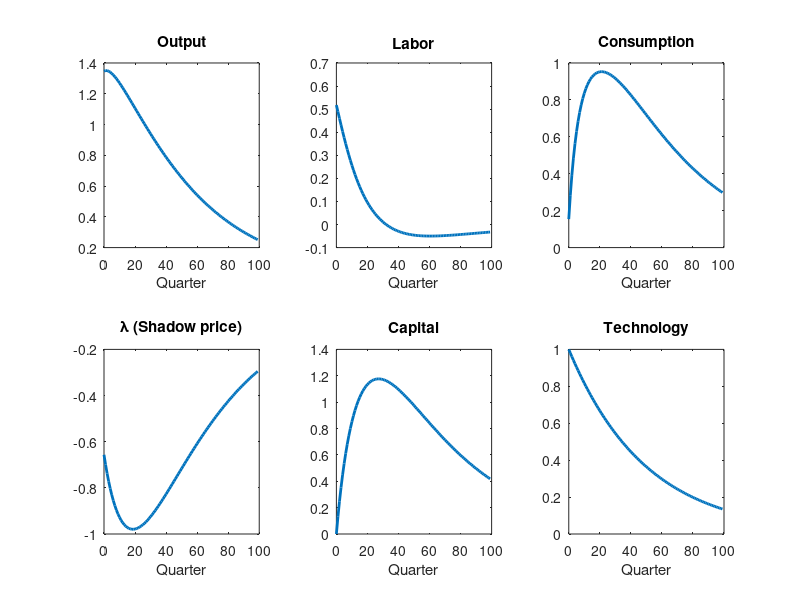

Recreate this plot in MATLAB. (Note: this script raises an error after producing the figure.)
%%%%%%%%%%%%%%%%%%%%%%%%%%%%%%%%%%%%%%%%%%%%%%%%%%%%%%%%%%%%%%%%%%%%%%%%%%%%%%%%%%%%%%%%%%%%%%%%%%%%%%%%%%%%%%%%%%%%
% Peter RL Xue
% 2022-07
% This file solves the RBC model with habit formation in homework 5 by Blanchard-Kahn Method.
%%%%%%%%%%%%%%%%%%%%%%%%%%%%%%%%%%%%%%%%%%%%%%%%%%%%%%%%%%%%%%%%%%%%%%%%%%%%%%%%%%%%%%%%%%%%%%%%%%%%%%%%%%%%%%%%%%%%
clc; 
clear; 
close all;
%% 1. Parameters
palpha = 0.33;
pbeta = 0.99;
pdelta = 0.025;
ph = 0.8;
prho = 0.98;
psigma = 0.0072;
% Calibration of pgamma
% Target: steady-state n = 0.25
n = 0.25;
pgamma = (1-pbeta*ph)/(1-ph)*(1-palpha)*(1/pbeta - 1 + pdelta)/(1/pbeta - 1 + pdelta - palpha*pdelta)/(n/(1-n))


%% 2. Calculate linear policy function by Blanchard-Kahn method
% Control variable x = (c,n,y,lambda); state variable s = (c(-1),k,A)
% After deriving the FOCs, we have a system of linear difference equations in a
% matrix form. 
A = zeros(7,7);
A(1,1) = ( 1 + pbeta * ph^2 )/( (1 - pbeta*ph) * (1 - ph) );
A(1,4) = 1;
A(1,5) = - ph /( (1 - pbeta*ph) * (1 - ph) );
A(2,2) = -1/(1-n);
A(2,3) = 1;
A(2,4) = 1;
A(3,4) = 1;
A(4,2) = 1 - palpha;
A(4,3) = -1;
A(4,6) = palpha;
A(4,7) = 1;
A(5,1) = pdelta-(1/pbeta - 1 + pdelta)/palpha;
A(5,3) = (1/pbeta - 1 + pdelta)/palpha;
A(5,6) = 1- pdelta;
A(6,7) = prho;
A(7,1) = 1;

B = zeros(7,7);
B(1,1) = pbeta*ph/((1 - pbeta*ph) * (1 - ph));
B(3,3) = (1/pbeta - 1 + pdelta) / (1/pbeta);
B(3,4) = 1;
B(3,6) = -(1/pbeta - 1 + pdelta) / (1/pbeta);
B(5,6) = 1;
B(6,7) = 1;
B(7,5) = 1;

C = A\B;
[Q,Lambda_mat] = eig(C);
Qinv = inv(Q);
Lambda_vec = diag(Lambda_mat);

Index = find(Lambda_vec<1 & Lambda_vec>-1);
Equations = Qinv(Index,:);

% Calculate policy function: control variable x as a function of state variable s
D = Equations(:,1:4);
E = Equations(:,5:7);
% [D,E]*[x;s] = 0 -> D*x + E*s = 0 -> x = - inv(D)*E*s, which is the policy function
PolicyMat = - inv(D)*E

% Given policy function, calculate the law of motion for state variables:
% A(5:7,1:4)*x_t + A(5:7,5:7)*s_t = E_t ( B(5:7,1:4)*x_{t+1} + B(5:7,5:7)*s_{t+1})
% =  B(5:7,5:7) * E_t s_{t+1}, since B(5:7,1:4) = zero matrix
% By policy function, x_t = PolicyMat*s_t. 
% Therefore, (A(5:7,1:4)*PolicyMat+A(5:7,5:7))*s_t = B(5:7,5:7) * E_t s_{t+1}
% Hence,  E_t s_{t+1} = B(5:7,5:7)\(A(5:7,1:4)*PolicyMat+A(5:7,5:7)) *s_t
TransMat =  B(5:7,5:7)\(A(5:7,1:4)*PolicyMat+A(5:7,5:7)) 

%% 3. Simulation 
time = 100;
StateVariablePath = zeros(3,time);
StateVariablePath(3,1) = 0.01; %  1% tech shock 
for t =2:time
 StateVariablePath(:,t) = TransMat*StateVariablePath(:,t-1 );
end
ControlVariablePath = PolicyMat*StateVariablePath;
% Calculate percentage deviation
StateVariablePath = 100*StateVariablePath;
ControlVariablePath = 100*ControlVariablePath;
timeline = 0:time-1;

%% 4. Plot impulse response functions
figure
 
subplot(2,3,1);
plot(timeline,ControlVariablePath(3,:),'LineWidth',2); % output 
xlabel('Quarter');
title('Output')

subplot(2,3,2);
plot(timeline,ControlVariablePath(2,:),'LineWidth',2); % labor
xlabel('Quarter');
title('Labor');

subplot(2,3,3);
plot(timeline,ControlVariablePath(1,:),'LineWidth',2); %consumption ct
xlabel('Quarter');
title('Consumption')

subplot(2,3,4);
plot(timeline,ControlVariablePath(4,:),'LineWidth',2); %consumption ct
xlabel('Quarter');
title('\lambda (Shadow price)')

subplot(2,3,5);
plot(timeline,StateVariablePath(2,:),'LineWidth',2); % capital
xlabel('Quarter');
title('Capital')

subplot(2,3,6);
plot(timeline,StateVariablePath(3,:),'LineWidth',2); % technology
xlabel('Quarter');
title('Technology')

sgtitle('Percentage deviation from the steady state')
